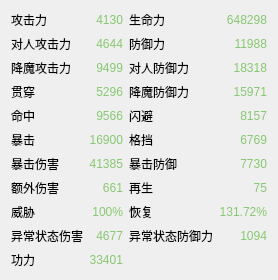
                            <widget class="QWidget" name="widget_6" native="true">
                             <layout class="QGridLayout" name="gridLayout_7">
                              <item row="0" column="0">
                               <widget class="QLabel" name="label_63">
                                <property name="text">
                                 <string>攻击力</string>
                                </property>
                               </widget>
                              </item>
                              <item row="0" column="1">
                               <widget class="QLabel" name="label_136">
                                <property name="layoutDirection">
                                 <enum>Qt::LeftToRight</enum>
                                </property>
                                <property name="styleSheet">
                                 <string notr="true">color:#87c770;</string>
                                </property>
                                <property name="text">
                                 <string>4130</string>
                                </property>
                                <property name="alignment">
                                 <set>Qt::AlignRight|Qt::AlignTrailing|Qt::AlignVCenter</set>
                                </property>
                                <property name="margin">
                                 <number>0</number>
                                </property>
                                <property name="indent">
                                 <number>-1</number>
                                </property>
                               </widget>
                              </item>
                              <item row="0" column="2">
                               <widget class="QLabel" name="label_149">
                                <property name="text">
                                 <string>生命力</string>
                                </property>
                               </widget>
                              </item>
                              <item row="0" column="3">
                               <widget class="QLabel" name="label_165">
                                <property name="styleSheet">
                                 <string notr="true">color:#87c770;</string>
                                </property>
                                <property name="text">
                                 <string>648298</string>
                                </property>
                                <property name="alignment">
                                 <set>Qt::AlignRight|Qt::AlignTrailing|Qt::AlignVCenter</set>
                                </property>
                               </widget>
                              </item>
                              <item row="1" column="0">
                               <widget class="QLabel" name="label_122">
                                <property name="text">
                                 <string>对人攻击力</string>
                                </property>
                               </widget>
                              </item>
                              <item row="1" column="1">
                               <widget class="QLabel" name="label_139">
                                <property name="layoutDirection">
                                 <enum>Qt::LeftToRight</enum>
                                </property>
                                <property name="styleSheet">
                                 <string notr="true">color:#87c770;</string>
                                </property>
                                <property name="text">
                                 <string>4644</string>
                                </property>
                                <property name="alignment">
                                 <set>Qt::AlignRight|Qt::AlignTrailing|Qt::AlignVCenter</set>
                                </property>
                                <property name="margin">
                                 <number>0</number>
                                </property>
                                <property name="indent">
                                 <number>-1</number>
                                </property>
                               </widget>
                              </item>
                              <item row="1" column="2">
                               <widget class="QLabel" name="label_151">
                                <property name="text">
                                 <string>防御力</string>
                                </property>
                               </widget>
                              </item>
                              <item row="1" column="3">
                               <widget class="QLabel" name="label_163">
                                <property name="styleSheet">
                                 <string notr="true">color:#87c770;</string>
                                </property>
                                <property name="text">
                                 <string>11988</string>
                                </property>
                                <property name="alignment">
                                 <set>Qt::AlignRight|Qt::AlignTrailing|Qt::AlignVCenter</set>
                                </property>
                               </widget>
                              </item>
                              <item row="2" column="0">
                               <widget class="QLabel" name="label_127">
                                <property name="text">
                                 <string>降魔攻击力</string>
                                </property>
                               </widget>
                              </item>
                              <item row="2" column="1">
                               <widget class="QLabel" name="label_146">
                                <property name="layoutDirection">
                                 <enum>Qt::LeftToRight</enum>
                                </property>
                                <property name="styleSheet">
                                 <string notr="true">color:#87c770;</string>
                                </property>
                                <property name="text">
                                 <string>9499</string>
                                </property>
                                <property name="alignment">
                                 <set>Qt::AlignRight|Qt::AlignTrailing|Qt::AlignVCenter</set>
                                </property>
                                <property name="margin">
                                 <number>0</number>
                                </property>
                                <property name="indent">
                                 <number>-1</number>
                                </property>
                               </widget>
                              </item>
                              <item row="2" column="2">
                               <widget class="QLabel" name="label_157">
                                <property name="text">
                                 <string>对人防御力</string>
                                </property>
                               </widget>
                              </item>
                              <item row="2" column="3">
                               <widget class="QLabel" name="label_159">
                                <property name="styleSheet">
                                 <string notr="true">color:#87c770;</string>
                                </property>
                                <property name="text">
                                 <string>18318</string>
                                </property>
                                <property name="alignment">
                                 <set>Qt::AlignRight|Qt::AlignTrailing|Qt::AlignVCenter</set>
                                </property>
                               </widget>
                              </item>
                              <item row="3" column="0">
                               <widget class="QLabel" name="label_128">
                                <property name="text">
                                 <string>贯穿</string>
                                </property>
                               </widget>
                              </item>
                              <item row="3" column="1">
                               <widget class="QLabel" name="label_145">
                                <property name="layoutDirection">
                                 <enum>Qt::LeftToRight</enum>
                                </property>
                                <property name="styleSheet">
                                 <string notr="true">color:#87c770;</string>
                                </property>
                                <property name="text">
                                 <string>5296</string>
                                </property>
                                <property name="alignment">
                                 <set>Qt::AlignRight|Qt::AlignTrailing|Qt::AlignVCenter</set>
                                </property>
                                <property name="margin">
                                 <number>0</number>
                                </property>
                                <property name="indent">
                                 <number>-1</number>
                                </property>
                               </widget>
                              </item>
                              <item row="3" column="2">
                               <widget class="QLabel" name="label_156">
                                <property name="text">
                                 <string>降魔防御力</string>
                                </property>
                               </widget>
                              </item>
                              <item row="3" column="3">
                               <widget class="QLabel" name="label_164">
                                <property name="styleSheet">
                                 <string notr="true">color:#87c770;</string>
                                </property>
                                <property name="text">
                                 <string>15971</string>
                                </property>
                                <property name="alignment">
                                 <set>Qt::AlignRight|Qt::AlignTrailing|Qt::AlignVCenter</set>
                                </property>
                               </widget>
                              </item>
                              <item row="4" column="0">
                               <widget class="QLabel" name="label_129">
                                <property name="text">
                                 <string>命中</string>
                                </property>
                               </widget>
                              </item>
                              <item row="4" column="1">
                               <widget class="QLabel" name="label_142">
                                <property name="layoutDirection">
                                 <enum>Qt::LeftToRight</enum>
                                </property>
                                <property name="styleSheet">
                                 <string notr="true">color:#87c770;</string>
                                </property>
                                <property name="text">
                                 <string>9566</string>
                                </property>
                                <property name="alignment">
                                 <set>Qt::AlignRight|Qt::AlignTrailing|Qt::AlignVCenter</set>
                                </property>
                                <property name="margin">
                                 <number>0</number>
                                </property>
                                <property name="indent">
                                 <number>-1</number>
                                </property>
                               </widget>
                              </item>
                              <item row="4" column="2">
                               <widget class="QLabel" name="label_153">
                                <property name="text">
                                 <string>闪避</string>
                                </property>
                               </widget>
                              </item>
                              <item row="4" column="3">
                               <widget class="QLabel" name="label_160">
                                <property name="styleSheet">
                                 <string notr="true">color:#87c770;</string>
                                </property>
                                <property name="text">
                                 <string>8157</string>
                                </property>
                                <property name="alignment">
                                 <set>Qt::AlignRight|Qt::AlignTrailing|Qt::AlignVCenter</set>
                                </property>
                               </widget>
                              </item>
                              <item row="5" column="0">
                               <widget class="QLabel" name="label_130">
                                <property name="text">
                                 <string>暴击</string>
                                </property>
                               </widget>
                              </item>
                              <item row="5" column="1">
                               <widget class="QLabel" name="label_138">
                                <property name="layoutDirection">
                                 <enum>Qt::LeftToRight</enum>
                                </property>
                                <property name="styleSheet">
                                 <string notr="true">color:#87c770;</string>
                                </property>
                                <property name="text">
                                 <string>16900</string>
                                </property>
                                <property name="alignment">
                                 <set>Qt::AlignRight|Qt::AlignTrailing|Qt::AlignVCenter</set>
                                </property>
                                <property name="margin">
                                 <number>0</number>
                                </property>
                                <property name="indent">
                                 <number>-1</number>
                                </property>
                               </widget>
                              </item>
                              <item row="5" column="2">
                               <widget class="QLabel" name="label_150">
                                <property name="text">
                                 <string>格挡</string>
                                </property>
                               </widget>
                              </item>
                              <item row="5" column="3">
                               <widget class="QLabel" name="label_161">
                                <property name="styleSheet">
                                 <string notr="true">color:#87c770;</string>
                                </property>
                                <property name="text">
                                 <string>6769</string>
                                </property>
                                <property name="alignment">
                                 <set>Qt::AlignRight|Qt::AlignTrailing|Qt::AlignVCenter</set>
                                </property>
                               </widget>
                              </item>
                              <item row="6" column="0">
                               <widget class="QLabel" name="label_131">
                                <property name="text">
                                 <string>暴击伤害</string>
                                </property>
                               </widget>
                              </item>
                              <item row="6" column="1">
                               <widget class="QLabel" name="label_137">
                                <property name="layoutDirection">
                                 <enum>Qt::LeftToRight</enum>
                                </property>
                                <property name="styleSheet">
                                 <string notr="true">color:#87c770;</string>
                                </property>
                                <property name="text">
                                 <string>41385</string>
                                </property>
                                <property name="alignment">
                                 <set>Qt::AlignRight|Qt::AlignTrailing|Qt::AlignVCenter</set>
                                </property>
                                <property name="margin">
                                 <number>0</number>
                                </property>
                                <property name="indent">
                                 <number>-1</number>
                                </property>
                               </widget>
                              </item>
                              <item row="6" column="2">
                               <widget class="QLabel" name="label_148">
                                <property name="text">
                                 <string>暴击防御</string>
                                </property>
                               </widget>
                              </item>
                              <item row="6" column="3">
                               <widget class="QLabel" name="label_168">
                                <property name="styleSheet">
                                 <string notr="true">color:#87c770;</string>
                                </property>
                                <property name="text">
                                 <string>7730</string>
                                </property>
                                <property name="alignment">
                                 <set>Qt::AlignRight|Qt::AlignTrailing|Qt::AlignVCenter</set>
                                </property>
                               </widget>
                              </item>
                              <item row="7" column="0">
                               <widget class="QLabel" name="label_132">
                                <property name="text">
                                 <string>额外伤害</string>
                                </property>
                               </widget>
                              </item>
                              <item row="7" column="1">
                               <widget class="QLabel" name="label_144">
                                <property name="layoutDirection">
                                 <enum>Qt::LeftToRight</enum>
                                </property>
                                <property name="styleSheet">
                                 <string notr="true">color:#87c770;</string>
                                </property>
                                <property name="text">
                                 <string>661</string>
                                </property>
                                <property name="alignment">
                                 <set>Qt::AlignRight|Qt::AlignTrailing|Qt::AlignVCenter</set>
                                </property>
                                <property name="margin">
                                 <number>0</number>
                                </property>
                                <property name="indent">
                                 <number>-1</number>
                                </property>
                               </widget>
                              </item>
                              <item row="7" column="2">
                               <widget class="QLabel" name="label_154">
                                <property name="text">
                                 <string>再生</string>
                                </property>
                               </widget>
                              </item>
                              <item row="7" column="3">
                               <widget class="QLabel" name="label_166">
                                <property name="styleSheet">
                                 <string notr="true">color:#87c770;</string>
                                </property>
                                <property name="text">
                                 <string>75</string>
                                </property>
                                <property name="alignment">
                                 <set>Qt::AlignRight|Qt::AlignTrailing|Qt::AlignVCenter</set>
                                </property>
                               </widget>
                              </item>
                              <item row="8" column="0">
                               <widget class="QLabel" name="label_133">
                                <property name="text">
                                 <string>威胁</string>
                                </property>
                               </widget>
                              </item>
                              <item row="8" column="1">
                               <widget class="QLabel" name="label_143">
                                <property name="layoutDirection">
                                 <enum>Qt::LeftToRight</enum>
                                </property>
                                <property name="styleSheet">
                                 <string notr="true">color:#87c770;</string>
                                </property>
                                <property name="text">
                                 <string>100%</string>
                                </property>
                                <property name="alignment">
                                 <set>Qt::AlignRight|Qt::AlignTrailing|Qt::AlignVCenter</set>
                                </property>
                                <property name="margin">
                                 <number>0</number>
                                </property>
                                <property name="indent">
                                 <number>-1</number>
                                </property>
                               </widget>
                              </item>
                              <item row="8" column="2">
                               <widget class="QLabel" name="label_155">
                                <property name="text">
                                 <string>恢复</string>
                                </property>
                               </widget>
                              </item>
                              <item row="8" column="3">
                               <widget class="QLabel" name="label_167">
                                <property name="styleSheet">
                                 <string notr="true">color:#87c770;</string>
                                </property>
                                <property name="text">
                                 <string>131.72%</string>
                                </property>
                                <property name="alignment">
                                 <set>Qt::AlignRight|Qt::AlignTrailing|Qt::AlignVCenter</set>
                                </property>
                               </widget>
                              </item>
                              <item row="9" column="0">
                               <widget class="QLabel" name="label_134">
                                <property name="text">
                                 <string>异常状态伤害</string>
                                </property>
                               </widget>
                              </item>
                              <item row="9" column="1">
                               <widget class="QLabel" name="label_140">
                                <property name="layoutDirection">
                                 <enum>Qt::LeftToRight</enum>
                                </property>
                                <property name="styleSheet">
                                 <string notr="true">color:#87c770;</string>
                                </property>
                                <property name="text">
                                 <string>4677</string>
                                </property>
                                <property name="alignment">
                                 <set>Qt::AlignRight|Qt::AlignTrailing|Qt::AlignVCenter</set>
                                </property>
                                <property name="margin">
                                 <number>0</number>
                                </property>
                                <property name="indent">
                                 <number>-1</number>
                                </property>
                               </widget>
                              </item>
                              <item row="9" column="2">
                               <widget class="QLabel" name="label_152">
                                <property name="text">
                                 <string>异常状态防御力</string>
                                </property>
                               </widget>
                              </item>
                              <item row="9" column="3">
                               <widget class="QLabel" name="label_162">
                                <property name="styleSheet">
                                 <string notr="true">color:#87c770;</string>
                                </property>
                                <property name="text">
                                 <string>1094</string>
                                </property>
                                <property name="alignment">
                                 <set>Qt::AlignRight|Qt::AlignTrailing|Qt::AlignVCenter</set>
                                </property>
                               </widget>
                              </item>
                              <item row="10" column="0">
                               <widget class="QLabel" name="label_135">
                                <property name="text">
                                 <string>功力</string>
                                </property>
                               </widget>
                              </item>
                              <item row="10" column="1">
                               <widget class="QLabel" name="label_141">
                                <property name="layoutDirection">
                                 <enum>Qt::LeftToRight</enum>
                                </property>
                                <property name="styleSheet">
                                 <string notr="true">color:#87c770;</string>
                                </property>
                                <property name="text">
                                 <string>33401</string>
                                </property>
                                <property name="alignment">
                                 <set>Qt::AlignRight|Qt::AlignTrailing|Qt::AlignVCenter</set>
                                </property>
                                <property name="margin">
                                 <number>0</number>
                                </property>
                                <property name="indent">
                                 <number>-1</number>
                                </property>
                               </widget>
                              </item>
                             </layout>
                            </widget>
